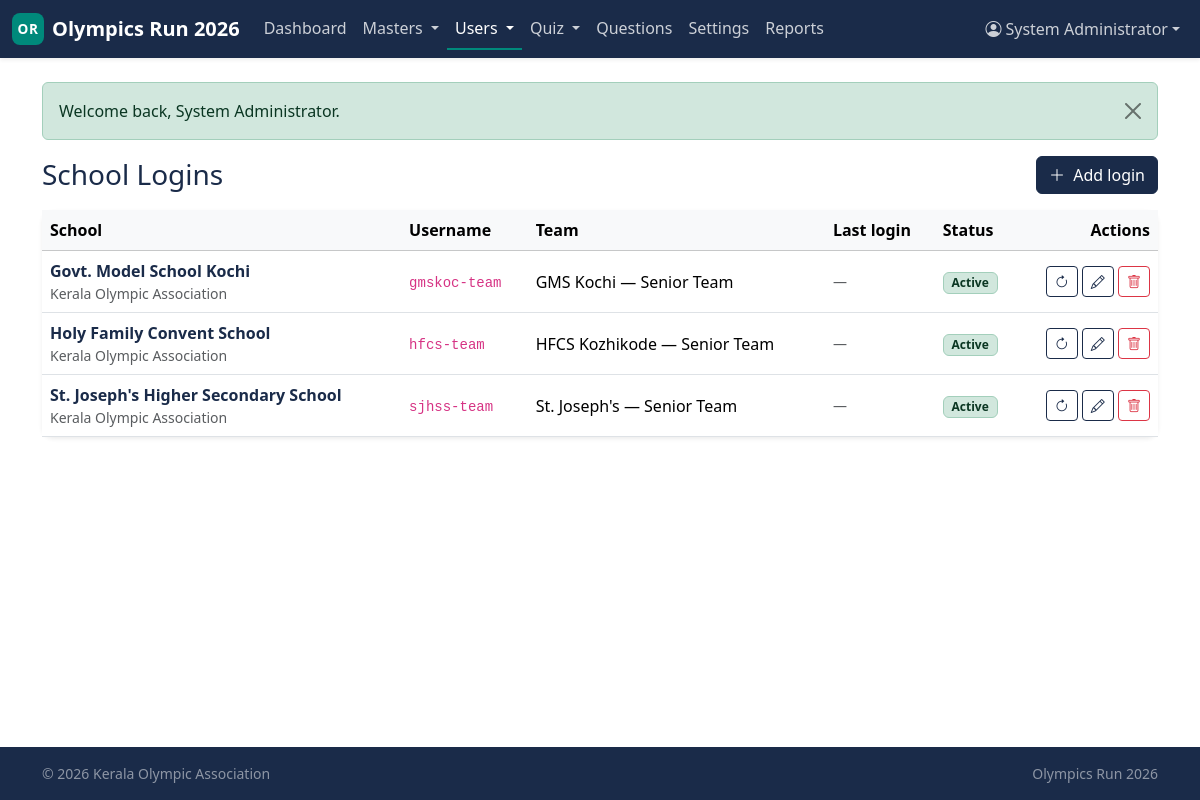
/admin/school-logins (signed in), run on the app's committed database.
### tables this page shows
CREATE TABLE school_logins (
    school_login_id INT UNSIGNED  NOT NULL AUTO_INCREMENT,
    school_id       INT UNSIGNED  NOT NULL,
    username        VARCHAR(64)   NOT NULL,
    password_hash   VARCHAR(255)  NOT NULL,
    team_label      VARCHAR(100)  NULL,
    status          ENUM('active','suspended') NOT NULL DEFAULT 'active',
    last_login_at   DATETIME      NULL,
    created_at      DATETIME      NOT NULL DEFAULT CURRENT_TIMESTAMP,
    updated_at      DATETIME      NOT NULL DEFAULT CURRENT_TIMESTAMP
                                                ON UPDATE CURRENT_TIMESTAMP,
    PRIMARY KEY (school_login_id),
    UNIQUE KEY uniq_sl_username (username),
    KEY idx_sl_school (school_id),
    KEY idx_sl_status (status),
    CONSTRAINT fk_sl_school
        FOREIGN KEY (school_id) REFERENCES schools(school_id)
        ON DELETE CASCADE
);

CREATE TABLE schools (
    school_id           INT UNSIGNED  NOT NULL AUTO_INCREMENT,
    association_id      INT UNSIGNED  NOT NULL,
    school_name         VARCHAR(200)  NOT NULL,
    school_code         VARCHAR(50)   NULL,
    region              VARCHAR(100)  NULL,
    address             TEXT          NULL,
    principal_name      VARCHAR(150)  NULL,
    coach_name          VARCHAR(150)  NULL,
    contact_email       VARCHAR(190)  NULL,
    contact_phone       VARCHAR(20)   NULL,
    status              ENUM('pending','approved','rejected','suspended')
                                NOT NULL DEFAULT 'pending',
    approved_by_user_id INT UNSIGNED  NULL,
    approved_at         DATETIME      NULL,
    created_at          DATETIME      NOT NULL DEFAULT CURRENT_TIMESTAMP,
    updated_at          DATETIME      NOT NULL DEFAULT CURRENT_TIMESTAMP
                                                ON UPDATE CURRENT_TIMESTAMP,
    PRIMARY KEY (school_id),
    UNIQUE KEY uniq_school_code (school_code),
    KEY idx_school_assoc (association_id),
    KEY idx_school_status (status),
    KEY idx_school_region (region),
    CONSTRAINT fk_school_assoc
        FOREIGN KEY (association_id) REFERENCES associations(association_id)
        ON DELETE CASCADE,
    CONSTRAINT fk_school_approver
        FOREIGN KEY (approved_by_user_id)
            REFERENCES association_users(association_user_id)
        ON DELETE SET NULL
);

CREATE TABLE associations (
    association_id  INT UNSIGNED  NOT NULL AUTO_INCREMENT,
    name            VARCHAR(200)  NOT NULL,
    short_code      VARCHAR(20)   NOT NULL,
    region          VARCHAR(100)  NULL,
    contact_email   VARCHAR(190)  NULL,
    contact_phone   VARCHAR(20)   NULL,
    address         TEXT          NULL,
    logo_path       VARCHAR(255)  NULL,
    status          ENUM('active','inactive') NOT NULL DEFAULT 'active',
    created_by_admin_id INT UNSIGNED NULL,
    created_at      DATETIME      NOT NULL DEFAULT CURRENT_TIMESTAMP,
    updated_at      DATETIME      NOT NULL DEFAULT CURRENT_TIMESTAMP
                                                ON UPDATE CURRENT_TIMESTAMP,
    PRIMARY KEY (association_id),
    UNIQUE KEY uniq_assoc_code (short_code),
    KEY idx_assoc_status (status),
    KEY idx_assoc_region (region),
    CONSTRAINT fk_assoc_created_by
        FOREIGN KEY (created_by_admin_id) REFERENCES admins(admin_id)
        ON DELETE SET NULL
);

### includes/helpers.php (called while the page is built, shortened)
<?php
function e(?string $value): string
{
    return htmlspecialchars((string)$value, ENT_QUOTES | ENT_SUBSTITUTE, 'UTF-8');
}
function view(string $template, array $data = []): string
{
    $__file = __DIR__ . '/../views/' . $template . '.php';
    extract($data, EXTR_SKIP);
    include $__file;
    return ob_get_clean();
}
function render(string $template, array $data = []): void
{
    $content   = view($template, $data);
    include __DIR__ . '/../views/layouts/app.php';
}
function status_badge(?string $status): string
{
    $map = [
        'active'         => 'bg-success-subtle text-success-emphasis border border-success-subtle',
        'approved'       => 'bg-success-subtle text-success-emphasis border border-success-subtle',
        'open'           => 'bg-success-subtle text-success-emphasis border border-success-subtle',
        'published'      => 'bg-success-subtle text-success-emphasis border border-success-subtle',
        'pending'        => 'bg-warning-subtle text-warning-emphasis border border-warning-subtle',
        'needs_revision' => 'bg-warning-subtle text-warning-emphasis border border-warning-subtle',
        'scheduled'      => 'bg-info-subtle text-info-emphasis border border-info-subtle',
        'draft'          => 'bg-secondary-subtle text-secondary-emphasis border border-secondary-subtle',
        'closed'         => 'bg-secondary-subtle text-secondary-emphasis border border-secondary-subtle',
        'inactive'       => 'bg-secondary-subtle text-secondary-emphasis border border-secondary-subtle',
        'suspended'      => 'bg-danger-subtle text-danger-emphasis border border-danger-subtle',
        'rejected'       => 'bg-danger-subtle text-danger-emphasis border border-danger-subtle',
        'cancelled'      => 'bg-danger-subtle text-danger-emphasis border border-danger-subtle',
        'disqualified'   => 'bg-danger-subtle text-danger-emphasis border border-danger-subtle',
    ];
    $key = strtolower((string)$status);
    return 'badge ' . ($map[$key] ?? 'bg-light text-dark border');
}
function status_label(?string $status): string
{
    return ucwords(str_replace('_', ' ', (string)$status));
}
function dt_display(?string $mysqlDatetime, string $format = 'd M Y, h:i A'): string
{
    if (!$mysqlDatetime) return '—';
    $ts = strtotime($mysqlDatetime);
    return $ts === false ? '—' : date($format, $ts);
}

### controllers/AdminSchoolLoginsController.php (called while the page is built, shortened)
<?php
final class AdminSchoolLoginsController
{
    public function index(): void
    {
        render('admin/school_logins/index', [
            'title'  => 'School Logins — Admin',
            'logins' => SchoolLogin::all(),
        ]);
    }
}

### includes/Database.php (called while the page is built, shortened)
<?php
final class Database
{
    private static ?PDO $pdo = null;
    public static function connection(): PDO
    {
        $cfg = $GLOBALS['APP_CONFIG']['db'];
        $dsn = sprintf(
            'mysql:host=%s;port=%d;dbname=%s;charset=%s',
            $cfg['host'],
            $cfg['port'],
            $cfg['name'],
            $cfg['charset']
        );
        self::$pdo = new PDO($dsn, $cfg['user'], $cfg['pass'], [
            PDO::ATTR_ERRMODE            => PDO::ERRMODE_EXCEPTION,
            PDO::ATTR_DEFAULT_FETCH_MODE => PDO::FETCH_ASSOC,
            PDO::ATTR_EMULATE_PREPARES   => false,
            PDO::MYSQL_ATTR_INIT_COMMAND => "SET NAMES utf8mb4 COLLATE utf8mb4_unicode_ci",
        ]);
        return self::$pdo;
    }
    public static function query(string $sql, array $params = []): PDOStatement
    {
        $stmt = self::connection()->prepare($sql);
        $stmt->execute($params);
        return $stmt;
    }
    public static function fetchAll(string $sql, array $params = []): array
    {
        return self::query($sql, $params)->fetchAll();
    }
}

### models/SchoolLogin.php (called while the page is built, shortened)
<?php
final class SchoolLogin
{
    public static function all(?int $schoolId = null): array
    {
        $sql = 'SELECT sl.*, s.school_name, s.school_code,
                       a.name AS association_name
                  FROM school_logins sl
                  JOIN schools s ON s.school_id = sl.school_id
                  JOIN associations a ON a.association_id = s.association_id';
        $params = [];
        $sql .= ' ORDER BY s.school_name ASC, sl.username ASC';
        return Database::fetchAll($sql, $params);
    }
}

### views/admin/school_logins/index.php (the view, shortened to what this page needs)
<div class="d-md-flex justify-content-between align-items-center mb-3">
    <h1 class="h3 text-navy mb-2 mb-md-0">School Logins</h1>
    <a href="/admin/school-logins/new" class="btn btn-primary">
        <i class="bi bi-plus-lg me-1"></i> Add login
    </a>
</div>
<div class="card panel border-0 shadow-sm">
    <div class="table-responsive">
        <table class="table align-middle mb-0">
            <thead class="table-light">
                <tr>
                    <th>School</th>
                    <th>Username</th>
                    <th class="d-none d-md-table-cell">Team</th>
                    <th class="d-none d-lg-table-cell">Last login</th>
                    <th>Status</th>
                    <th class="text-end">Actions</th>
                </tr>
            </thead>
            <tbody>
                <?php if (empty($logins)): ?>
                    <tr><td colspan="6" class="text-center text-muted py-4">No school logins yet.</td></tr>
                <?php else: foreach ($logins as $l): ?>
                    <tr>
                        <td>
                            <div class="fw-semibold text-navy"><?= e($l['school_name']) ?></div>
                            <div class="small text-muted"><?= e($l['association_name']) ?></div>
                        </td>
                        <td><code><?= e($l['username']) ?></code></td>
                        <td class="d-none d-md-table-cell"><?= e($l['team_label'] ?? '—') ?></td>
                        <td class="d-none d-lg-table-cell small text-muted"><?= e(dt_display($l['last_login_at'])) ?></td>
                        <td><span class="<?= status_badge($l['status']) ?>"><?= e(status_label($l['status'])) ?></span></td>
                        <td class="text-end text-nowrap">
                            <form action="/admin/school-logins/<?= (int)$l['school_login_id'] ?>/reset"
                                  method="post" class="d-inline"
                                  onsubmit="return confirm('Generate a new random password? The old one will stop working immediately.');">
                                <button class="btn btn-sm btn-outline-navy" title="Reset password">
                                    <i class="bi bi-arrow-clockwise"></i>
                                </button>
                            </form>
                            <a href="/admin/school-logins/<?= (int)$l['school_login_id'] ?>/edit"
                               class="btn btn-sm btn-outline-navy"><i class="bi bi-pencil"></i></a>
                            <form action="/admin/school-logins/<?= (int)$l['school_login_id'] ?>/delete"
                                  method="post" class="d-inline"
                                  onsubmit="return confirm('Delete this login?');">
                                <button class="btn btn-sm btn-outline-danger"><i class="bi bi-trash"></i></button>
                            </form>
                        </td>
                    </tr>
                <?php endforeach; endif; ?>
            </tbody>
        </table>
    </div>
</div>

### public/index.php (shortened to what this page needs)
<?php
$reqPath = strtok($_SERVER['REQUEST_URI'] ?? '/', '?') ?: '/';
$reqPath = rtrim($reqPath, '/') ?: '/';
$method  = $_SERVER['REQUEST_METHOD'] ?? 'GET';
foreach ($routes as $pattern => $handler) {
    [$rMethod, $rPath] = explode(' ', $pattern, 2);
    if ($rMethod !== $method) continue;
    if (!str_contains($rPath, '{')) {
        if ($rPath !== $reqPath) continue;
        $params = [];
    } else {
        $regex = '#^' . preg_replace('#\{(\w+)\}#', '(?<$1>[^/]+)', $rPath) . '$#';
        if (!preg_match($regex, $reqPath, $m)) continue;
        $params = array_values(array_filter(
            $m,
            static fn($k) => is_string($k),
            ARRAY_FILTER_USE_KEY
        ));
    }
    if (is_array($handler)) {
        [$class, $methodName] = $handler;
        (new $class)->$methodName(...$params);
    } else {
        $handler(...$params);
    }
    return;
}

### public/css/app.css (style rules this page uses)
:root { --or-navy: #1A2B49; --or-navy-700: #14223A; --or-navy-300: #4A5A75; --or-teal: #00897B; --or-teal-700: #006B61; --or-teal-300: #4DB6A6; --or-panel: #F5F7FA; --or-panel-dark: #E6EAF1; --or-bg: #FFFFFF; --or-text: #1F2937; --or-muted: #6B7280; }
:root, [data-bs-theme="light"] { --bs-primary: var(--or-navy); --bs-primary-rgb: 26, 43, 73; --bs-link-color: var(--or-teal); --bs-link-color-rgb: 0, 137, 123; --bs-link-hover-color: var(--or-teal-700); --bs-body-bg: var(--or-bg); --bs-body-color: var(--or-text); }
body.bg-app { background-color: var(--or-bg); color: var(--or-text); }
.text-navy { color: var(--or-navy) !important; }
.card.panel { background-color: var(--or-panel); border-radius: 0.75rem; }
.btn-primary { --bs-btn-bg: var(--or-navy); --bs-btn-border-color: var(--or-navy); --bs-btn-hover-bg: var(--or-navy-700); --bs-btn-hover-border-color: var(--or-navy-700); --bs-btn-active-bg: var(--or-navy-700); --bs-btn-active-border-color: var(--or-navy-700); --bs-btn-disabled-bg: var(--or-navy-300); --bs-btn-disabled-border-color: var(--or-navy-300); }
.btn-outline-navy { --bs-btn-color: var(--or-navy); --bs-btn-border-color: var(--or-navy); --bs-btn-hover-color: #fff; --bs-btn-hover-bg: var(--or-navy); --bs-btn-hover-border-color: var(--or-navy); }

### data on the page
school_logins: school.school_name "Govt. Model School Kochi", associations.name "Kerala Olympic Association", username "gmskoc-team", team_label "GMS Kochi — Senior Team", last_login_at "—", status "Active"
school_logins: school.school_name "Holy Family Convent School", associations.name "Kerala Olympic Association", username "hfcs-team", team_label "HFCS Kozhikode — Senior Team", last_login_at "—", status "Active"
school_logins: school.school_name "St. Joseph's Higher Secondary School", associations.name "Kerala Olympic Association", username "sjhss-team", team_label "St. Joseph's — Senior Team", last_login_at "—", status "Active"

### other printed values
$item['label'] "Dashboard"
$item['label'] "Masters"
$item['label'] "Users"
$item['label'] "Quiz"
$item['label'] "Questions"
$item['label'] "Settings"
$item['label'] "Reports"
$msg "Welcome back, System Administrator."
